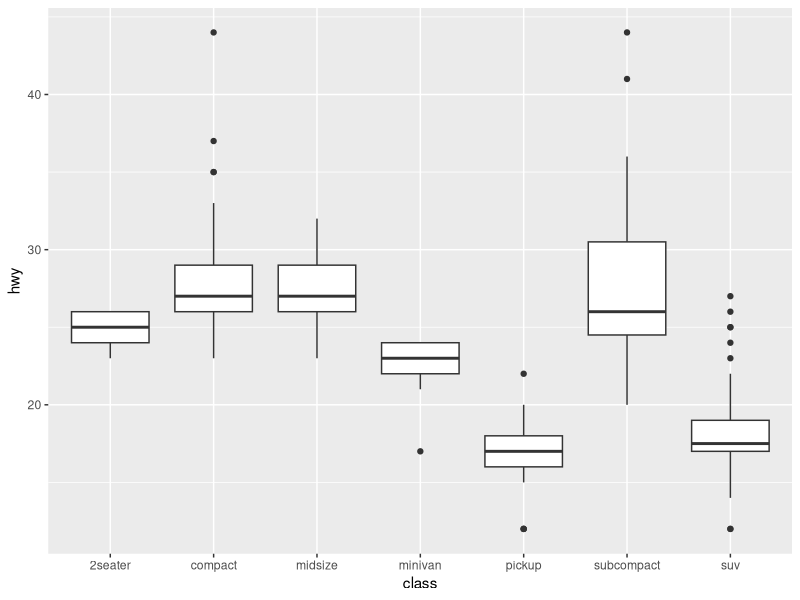
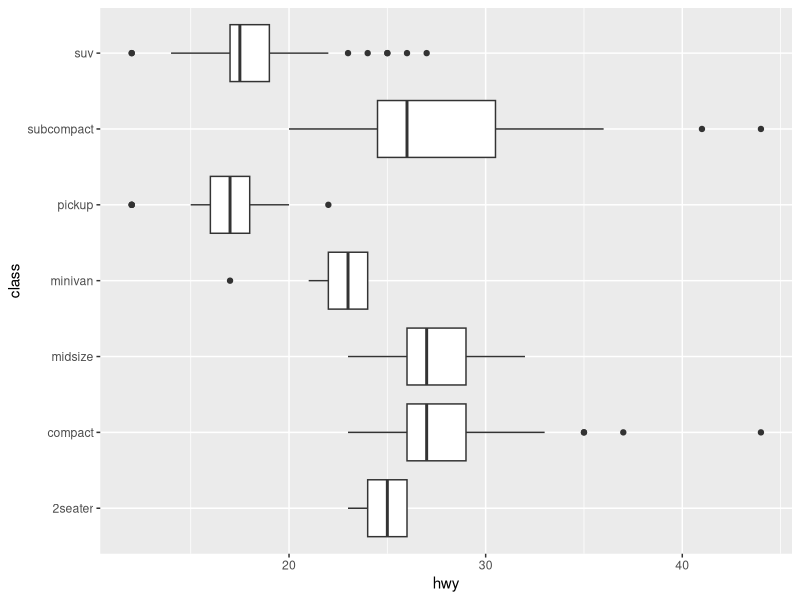
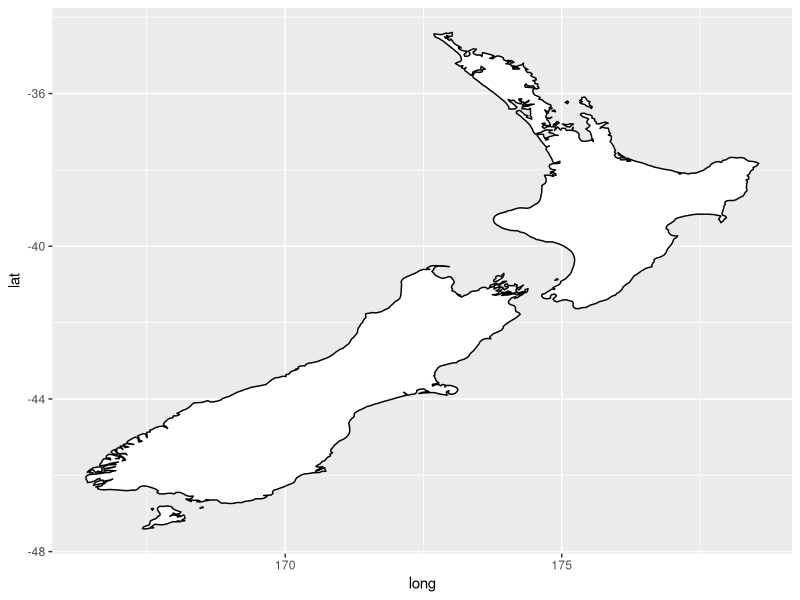
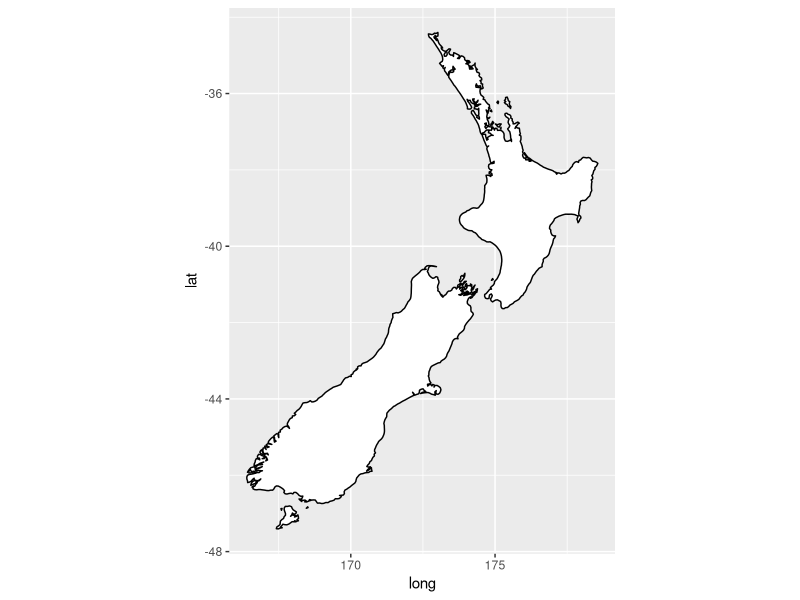
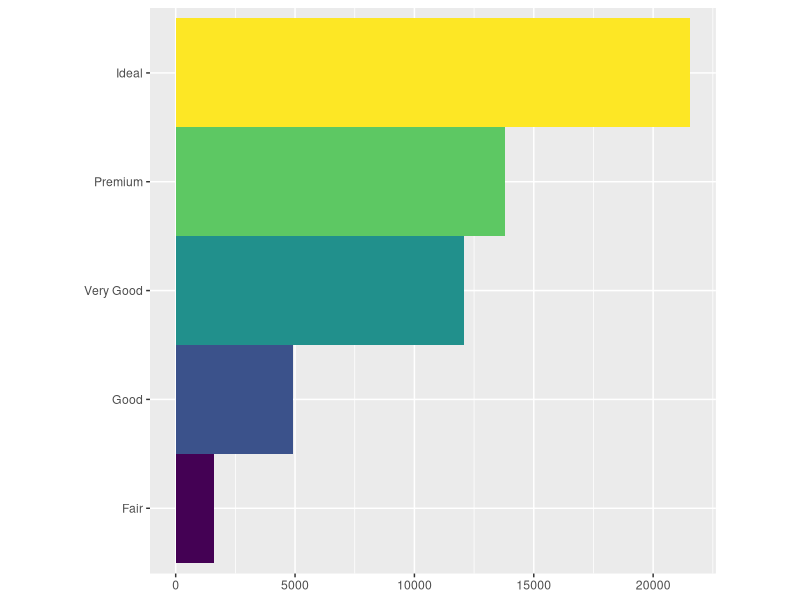
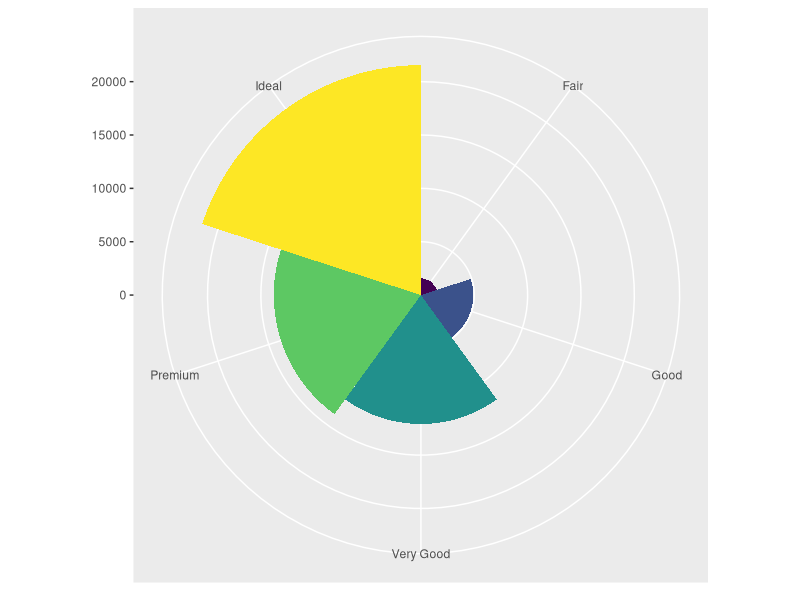
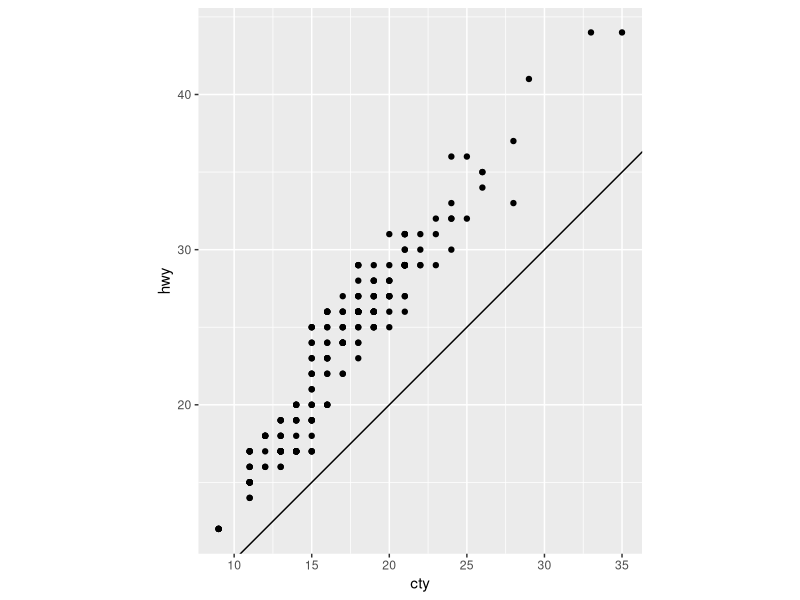
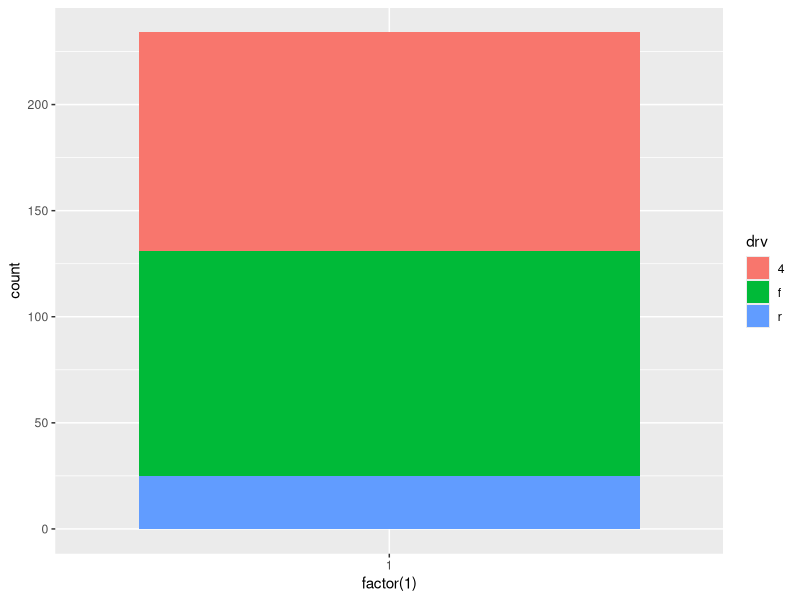

These figures' R source, in order:
## ---- chunk 1
library(ggplot2)
## ---- chunk 2
    ggplot(data = mpg, mapping = aes(x = class, y = hwy)) + 
      geom_boxplot()

    ggplot(data = mpg, mapping = aes(x = class, y = hwy)) +
      geom_boxplot() + 
      coord_flip()
## ---- chunk 3
    nz <- map_data("nz")

    ggplot(nz, aes(long, lat, group = group)) +
     geom_polygon(fill = "white", color = "black")

    ggplot(nz, aes(long, lat, group = group)) +
     geom_polygon(fill = "white", color = "black") +
     coord_quickmap()
## ---- chunk 4
    bar <- ggplot(data = diamonds) + 
      geom_bar(
        mapping = aes(x = cut, fill = cut),
        show.legend = FALSE,
        width = 1
      ) + 
      theme(aspect.ratio = 1) + 
      labs(x = NULL, y = NULL)

    bar + coord_flip()
    bar + coord_polar()
## ---- chunk 5
    ggplot(data = mpg, mapping = aes(x = cty, y = hwy)) + 
      geom_point() + 
      geom_abline() + 
      coord_fixed()
## ---- chunk 6
ggplot(data = mpg, mapping = aes(x = factor(1), fill = drv)) +
  geom_bar()
## ---- chunk 7
ggplot(data = mpg, mapping = aes(x = factor(1), fill = drv)) +
  geom_bar() + 
  coord_polar(theta = 'y')
## ---- chunk 8
ggplot(data = mpg, mapping = aes(x = factor(1), fill = drv)) +
  geom_bar(width = 1) + 
  coord_polar()
## ---- chunk 9
ggplot(data = mpg, mapping = aes(x = class, y = hwy)) + 
  geom_boxplot() + 
  coord_flip() + 
  labs(y = 'Highway MPG',
       x = "Class",
       title = "Highway MPG by car class",
       subtitle = '199-2008',
       caption = "Source: http://fueleconomy.gov"
       )
## ---- chunk 10
ggplot(data = mpg, mapping = aes(x = class, y = hwy)) + 
  geom_boxplot() + 
  coord_flip() + 
  labs(y = 'Highway MPG',
       x = "Class",
       title = "Highway MPG by car class",
       )
## ---- chunk 11
?coord_map()
## ---- chunk 12
?coord_quickmap()
## ---- chunk 13
p <- ggplot(data = mpg, mapping = aes(x = cty, y = hwy)) + 
  geom_point() + 
  geom_abline() 

p +  coord_fixed()
## ---- chunk 14
p
